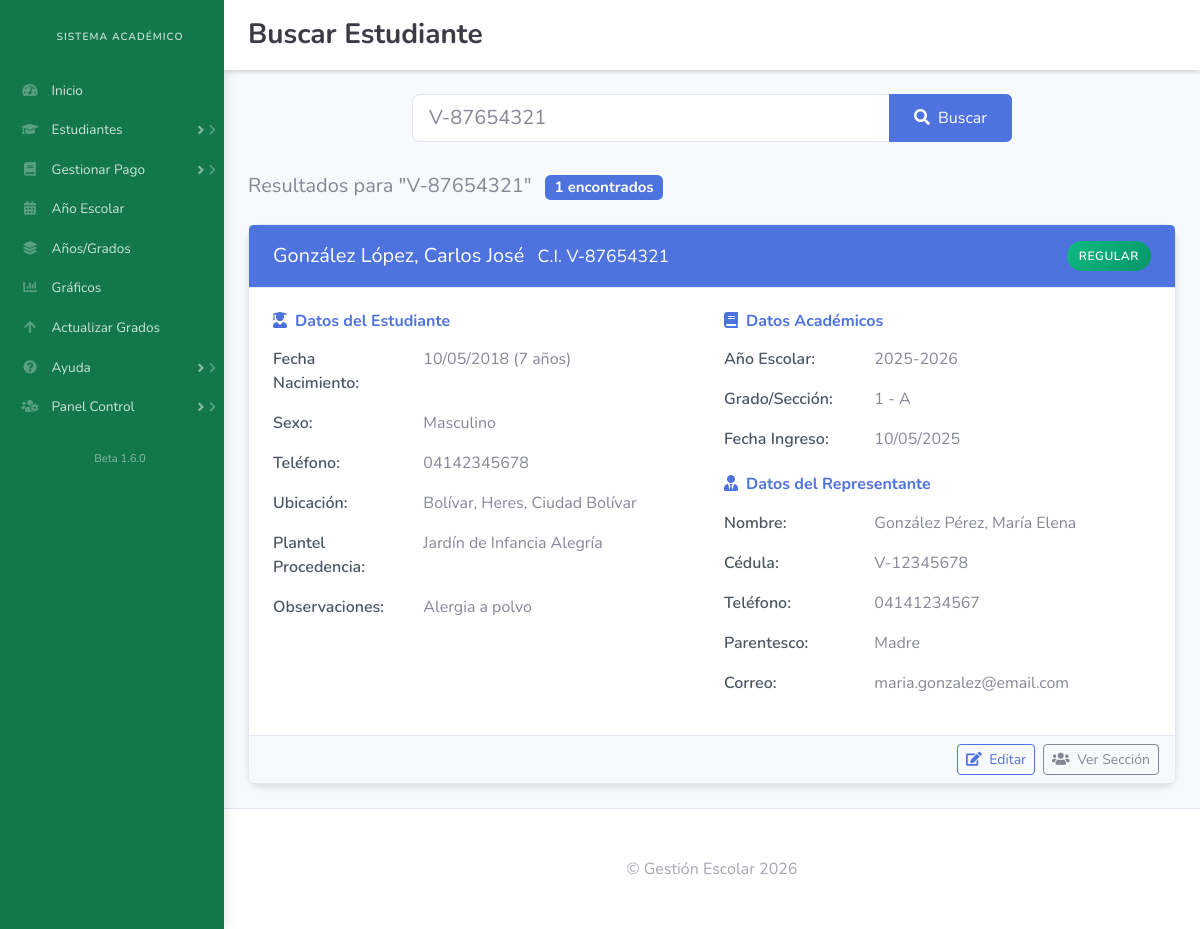
Before: /buscar_estudiante.php?busqueda=V-87654321 (signed in) with the older database file.
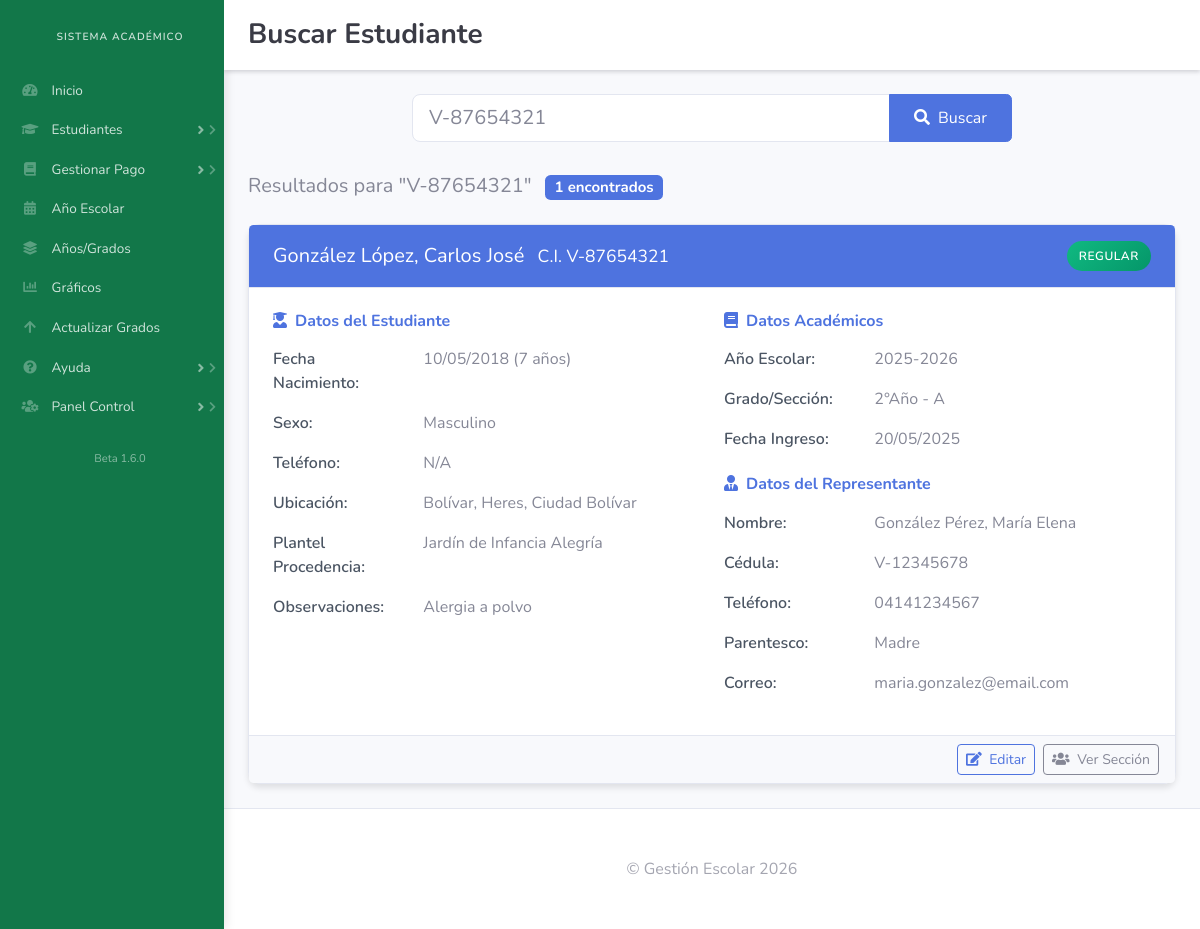
After: the same page with the newer database file.
### tables this page shows
CREATE TABLE `estudiantes` (
  `id` int(11) NOT NULL AUTO_INCREMENT,
  `representante_id` int(11) DEFAULT NULL,
  `cedula` varchar(20) NOT NULL,
  `nombres` varchar(100) NOT NULL,
  `apellidos` varchar(100) NOT NULL,
  `sexo` enum('masculino','femenino') NOT NULL,
  `fecha_nacimiento` date NOT NULL,
  `edad` int(11) NOT NULL,
  `telefono` varchar(20) DEFAULT NULL,
  `observaciones` text DEFAULT NULL,
  `estado` varchar(100) NOT NULL,
  `municipio` varchar(100) NOT NULL,
  `localidad` varchar(100) NOT NULL,
  `plantel_procedencia` varchar(100) DEFAULT NULL,
  PRIMARY KEY (`id`)
);

CREATE TABLE `grados` (
  `id` int(11) NOT NULL AUTO_INCREMENT,
  `nombre` varchar(255) NOT NULL,
  PRIMARY KEY (`id`)
);

CREATE TABLE `datos_academicos` (
  `id` int(11) NOT NULL AUTO_INCREMENT,
  `estudiante_id` int(11) NOT NULL,
  `fecha_ingreso` date NOT NULL,
  `escolaridad` enum('regular','pendiente','repitiente','doble_inscripcion','repite_pendiente','equivalencia') NOT NULL,
  `anio_grado_id` int(11) NOT NULL,
  `seccion` varchar(50) NOT NULL,
  `anio_escolar_id` int(11) NOT NULL,
  `promedio` decimal(5,2) DEFAULT NULL,
  PRIMARY KEY (`id`),
  KEY `estudiante_id` (`estudiante_id`),
  KEY `datos_academicos_ibfk_2` (`anio_grado_id`),
  CONSTRAINT `datos_academicos_ibfk_1` FOREIGN KEY (`estudiante_id`) REFERENCES `estudiantes` (`id`),
  CONSTRAINT `datos_academicos_ibfk_2` FOREIGN KEY (`anio_grado_id`) REFERENCES `anios_grados` (`id`)
);

CREATE TABLE `anios_escolares` (
  `id` int(11) NOT NULL AUTO_INCREMENT,
  `nombre` varchar(255) NOT NULL,
  `fecha_inicio` date NOT NULL,
  `fecha_fin` date NOT NULL,
  `activo` tinyint(1) DEFAULT 1,
  PRIMARY KEY (`id`)
);

CREATE TABLE `representantes` (
  `id` int(11) NOT NULL AUTO_INCREMENT,
  `cedula` varchar(20) NOT NULL,
  `nombres` varchar(100) NOT NULL,
  `apellidos` varchar(100) NOT NULL,
  `fecha_nacimiento` date NOT NULL,
  `edad` int(11) NOT NULL,
  `nacionalidad` varchar(50) NOT NULL,
  `profesion_oficio` varchar(255) DEFAULT NULL,
  `telefono` varchar(20) NOT NULL,
  `parentesco` varchar(50) NOT NULL,
  `parroquia` varchar(100) NOT NULL,
  `sector` varchar(100) NOT NULL,
  `direccion` text NOT NULL,
  `correo_electronico` varchar(100) DEFAULT NULL,
  PRIMARY KEY (`id`)
);

### nav.php (called while the page is built, shortened)
<?php
$user_role = $_SESSION["role"] ?? null;
?>

### buscar_estudiante.php (the view, shortened to what the changed rows need)
<?php
include 'db.php';
$busqueda = $_GET["busqueda"] ?? null;
$estudiantes = [];
if ($busqueda) {
    $busqueda_like = "%" . $conn->real_escape_string($busqueda) . "%";
    $sql = "SELECT
            e.id, e.cedula, e.nombres, e.apellidos, e.sexo, e.fecha_nacimiento,
            TIMESTAMPDIFF(YEAR, e.fecha_nacimiento, CURDATE()) as edad,
            e.telefono, e.estado, e.municipio, e.localidad, e.plantel_procedencia, e.observaciones,
            r.id as representante_id, r.cedula as cedula_representante, r.nombres as nombres_representante,
            r.apellidos as apellidos_representante, r.telefono as telefono_representante,
            r.parentesco, r.correo_electronico as email_representante,
            da.escolaridad, da.fecha_ingreso,
            g.nombre as grado, g.id as grado_id,
            ae.nombre as anio_escolar, ae.id as anio_escolar_id,
            da.seccion
            FROM estudiantes e
            LEFT JOIN datos_academicos da ON e.id = da.estudiante_id
            LEFT JOIN anios_grados ag ON da.anio_grado_id = ag.id
            LEFT JOIN grados g ON ag.grado_id = g.id
            LEFT JOIN anios_escolares ae ON ag.anio_escolar_id = ae.id
            LEFT JOIN representantes r ON e.representante_id = r.id
            WHERE e.cedula LIKE '$busqueda_like'
               OR CONCAT(e.nombres, ' ', e.apellidos) LIKE '$busqueda_like'
               OR CONCAT(r.nombres, ' ', r.apellidos) LIKE '$busqueda_like'
               OR r.cedula LIKE '$busqueda_like'
            ORDER BY e.apellidos, e.nombres";
    $result = $conn->query($sql);
    if ($result) {
        $estudiantes = $result->fetch_all(MYSQLI_ASSOC);
    }
}
?>
<!DOCTYPE html>
<html data-bs-theme="light" lang="es">
<head>
    <link rel="stylesheet" href="assets/bootstrap/css/bootstrap.min.css">
    <link rel="stylesheet" href="assets/fonts/fontawesome-all.min.css">
</head>
<body id="page-top">
    <div id="wrapper">
        <?php include 'nav.php'; ?>
        <div class="d-flex flex-column" id="content-wrapper">
            <div id="content">
                <div class="container-fluid">
                    <?php if ($busqueda): ?>
                        <?php foreach ($estudiantes as $estudiante): ?>
                            <div class="card student-card mb-4">
                                <div class="card-header student-header bg-primary text-white">
                                    <div class="d-flex justify-content-between align-items-center">
                                        <h5 class="mb-0">
                                            <?= htmlspecialchars($estudiante['apellidos']) ?>, <?= htmlspecialchars($estudiante['nombres']) ?>
                                            <small class="ms-2">C.I. <?= htmlspecialchars($estudiante['cedula']) ?></small>
                                        </h5>
                                        <span class="badge-estado <?= $estudiante['escolaridad'] ?>">
                                            <?= ucfirst(str_replace('_', ' ', $estudiante['escolaridad'])) ?>
                                        </span>
                                    </div>
                                </div>
                                <div class="card-body student-body">
                                    <div class="row">
                                        <div class="col-md-6">
                                            <h6 class="fw-bold text-primary mb-3">
                                                <i class="fas fa-user-graduate me-2"></i>Datos del Estudiante
                                            </h6>
                                            <div class="row mb-3">
                                                <div class="col-sm-4 info-label">Fecha Nacimiento:</div>
                                                <div class="col-sm-8">
                                                    <?= date('d/m/Y', strtotime($estudiante['fecha_nacimiento'])) ?>
                                                    (<?= $estudiante['edad'] ?> años)
                                                </div>
                                            </div>
                                            <div class="row mb-3">
                                                <div class="col-sm-4 info-label">Sexo:</div>
                                                <div class="col-sm-8"><?= ucfirst($estudiante['sexo']) ?></div>
                                            </div>
                                            <div class="row mb-3">
                                                <div class="col-sm-4 info-label">Teléfono:</div>
                                                <div class="col-sm-8"><?= htmlspecialchars($estudiante['telefono']) ?></div>
                                            </div>
                                            <div class="row mb-3">
                                                <div class="col-sm-4 info-label">Ubicación:</div>
                                                <div class="col-sm-8">
                                                    <?= htmlspecialchars($estudiante['estado']) ?>,
                                                    <?= htmlspecialchars($estudiante['municipio']) ?>,
                                                    <?= htmlspecialchars($estudiante['localidad']) ?>
                                                </div>
                                            </div>
                                            <div class="row mb-3">
                                                <div class="col-sm-4 info-label">Plantel Procedencia:</div>
                                                <div class="col-sm-8"><?= htmlspecialchars($estudiante['plantel_procedencia'] ?: 'N/A') ?></div>
                                            </div>
                                            <div class="row mb-3">
                                                <div class="col-sm-4 info-label">Observaciones:</div>
                                                <div class="col-sm-8"><?= nl2br(htmlspecialchars($estudiante['observaciones'] ?: 'Ninguna')) ?></div>
                                            </div>
                                        </div>
                                        <div class="col-md-6">
                                            <?php if ($estudiante['grado']): ?>
                                                <h6 class="fw-bold text-primary mb-3">
                                                    <i class="fas fa-book me-2"></i>Datos Académicos
                                                </h6>
                                                <div class="row mb-3">
                                                    <div class="col-sm-4 info-label">Año Escolar:</div>
                                                    <div class="col-sm-8"><?= htmlspecialchars($estudiante['anio_escolar']) ?></div>
                                                </div>
                                                <div class="row mb-3">
                                                    <div class="col-sm-4 info-label">Grado/Sección:</div>
                                                    <div class="col-sm-8">
                                                        <?= htmlspecialchars($estudiante['grado']) ?> -
                                                        <?= htmlspecialchars($estudiante['seccion']) ?>
                                                    </div>
                                                </div>
                                                <div class="row mb-3">
                                                    <div class="col-sm-4 info-label">Fecha Ingreso:</div>
                                                    <div class="col-sm-8"><?= date('d/m/Y', strtotime($estudiante['fecha_ingreso'])) ?></div>
                                                </div>
                                            <?php endif; ?>
                                            <?php if ($estudiante['representante_id']): ?>
                                                <h6 class="fw-bold text-primary mb-3 mt-4">
                                                    <i class="fas fa-user-tie me-2"></i>Datos del Representante
                                                </h6>
                                                <div class="row mb-3">
                                                    <div class="col-sm-4 info-label">Nombre:</div>
                                                    <div class="col-sm-8">
                                                        <?= htmlspecialchars($estudiante['apellidos_representante']) ?>,
                                                        <?= htmlspecialchars($estudiante['nombres_representante']) ?>
                                                    </div>
                                                </div>
                                                <div class="row mb-3">
                                                    <div class="col-sm-4 info-label">Cédula:</div>
                                                    <div class="col-sm-8"><?= htmlspecialchars($estudiante['cedula_representante']) ?></div>
                                                </div>
                                                <div class="row mb-3">
                                                    <div class="col-sm-4 info-label">Teléfono:</div>
                                                    <div class="col-sm-8"><?= htmlspecialchars($estudiante['telefono_representante']) ?></div>
                                                </div>
                                                <div class="row mb-3">
                                                    <div class="col-sm-4 info-label">Parentesco:</div>
                                                    <div class="col-sm-8"><?= htmlspecialchars($estudiante['parentesco']) ?></div>
                                                </div>
                                                <div class="row mb-3">
                                                    <div class="col-sm-4 info-label">Correo:</div>
                                                    <div class="col-sm-8"><?= htmlspecialchars($estudiante['email_representante'] ?: 'N/A') ?></div>
                                                </div>
                                            <?php endif; ?>
                                        </div>
                                    </div>
                                </div>
                               <div class="card-footer bg-light d-flex justify-content-end">
     <?php if ($user_role == 'admin'): ?>
        <a href="editar_estudiante.php?id=<?= $estudiante['id'] ?>"
           class="btn btn-sm btn-outline-primary me-2">
            <i class="fas fa-edit me-1"></i> Editar
        </a>
    <?php else: ?>
        <span class="btn btn-sm btn-outline-secondary me-2" title="Solo disponible para administradores">
            <i class="fas fa-lock me-1"></i> Editar
        </span>
    <?php endif; ?>
    <a href="gestionar_estudiantes.php?anio_escolar_id=<?= $estudiante['anio_escolar_id'] ?>&grado_id=<?= $estudiante['grado_id'] ?>&seccion=<?= $estudiante['seccion'] ?>"
       class="btn btn-sm btn-outline-secondary">
        <i class="fas fa-users me-1"></i> Ver Sección
    </a>
</div>
                            </div>
                        <?php endforeach; ?>
                    <?php endif; ?>
                </div>
            </div>
        </div>
    </div>
</body>
</html>

Changed rows visible on the page:
changed estudiantes "González López": telefono "04142345678" → "N/A"; grados.nombre "1" → "2°Año"; datos_academicos.fecha_ingreso "10/05/2025" → "20/05/2025"
